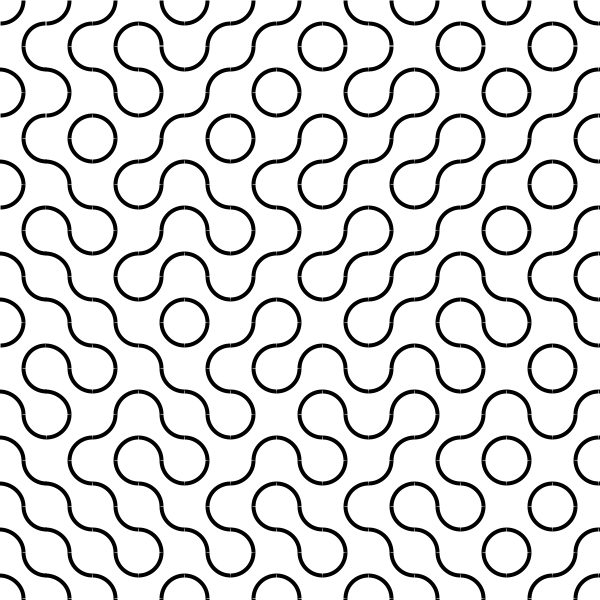
Frame 1 (no input)
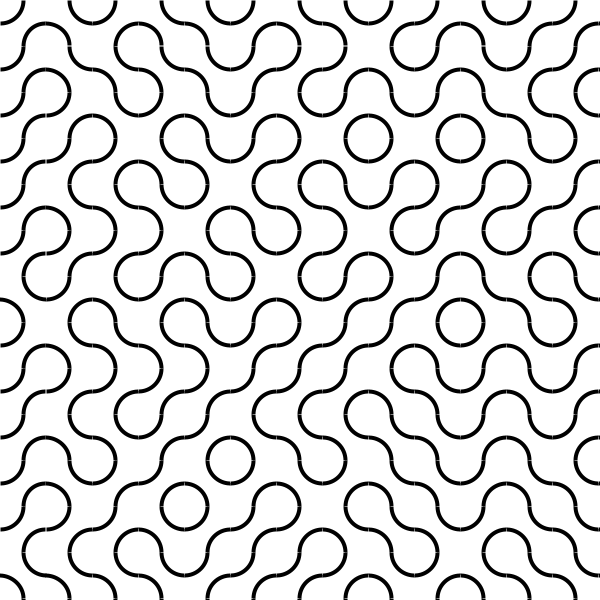
Frame 2 (the mouse pressed at the canvas centre, redrawn once)

The Processing sketch that drew these frames (run headless with seeded random() and noise(); the mouse was pressed at the canvas centre and the sketch redrawn once):

// Processing sketch: truchet_basic
// ── truchet_basic.pde
color[] palette = { #1267d3, #118135, #fbbd00, #f72520};
int tiles = 46;

void setup() {
  size(600, 600);
  noLoop();
  strokeWeight(4);
  strokeCap(SQUARE);
  // pixelDensity(2);
}

void draw() {
  background(255);
  // For each tile, go and draw one of two shapes
  for (int x = 0; x < width; x+= tiles) {
    for (int y = 0; y < height; y += tiles) {
      drawTile(x, y, tiles);
    }
  }
}


void drawTile(int x, int y, int size) {
  // stroke(randomColor(palette));
  if (int(random(2)) == 0) {
    arc(x, y + size, size, size, (3 * PI) / 2, 2 * PI);
    arc(x + size, y, size, size, PI / 2, PI);
  } else {
    arc(x, y, size, size, 0, HALF_PI);
    arc(x + size, y + size, size, size, PI, (3 * PI) / 2);
  }
}

color randomColor(color[] palette) {
  return palette[int(random(palette.length))];
}

void mousePressed() {
  redraw();
}
